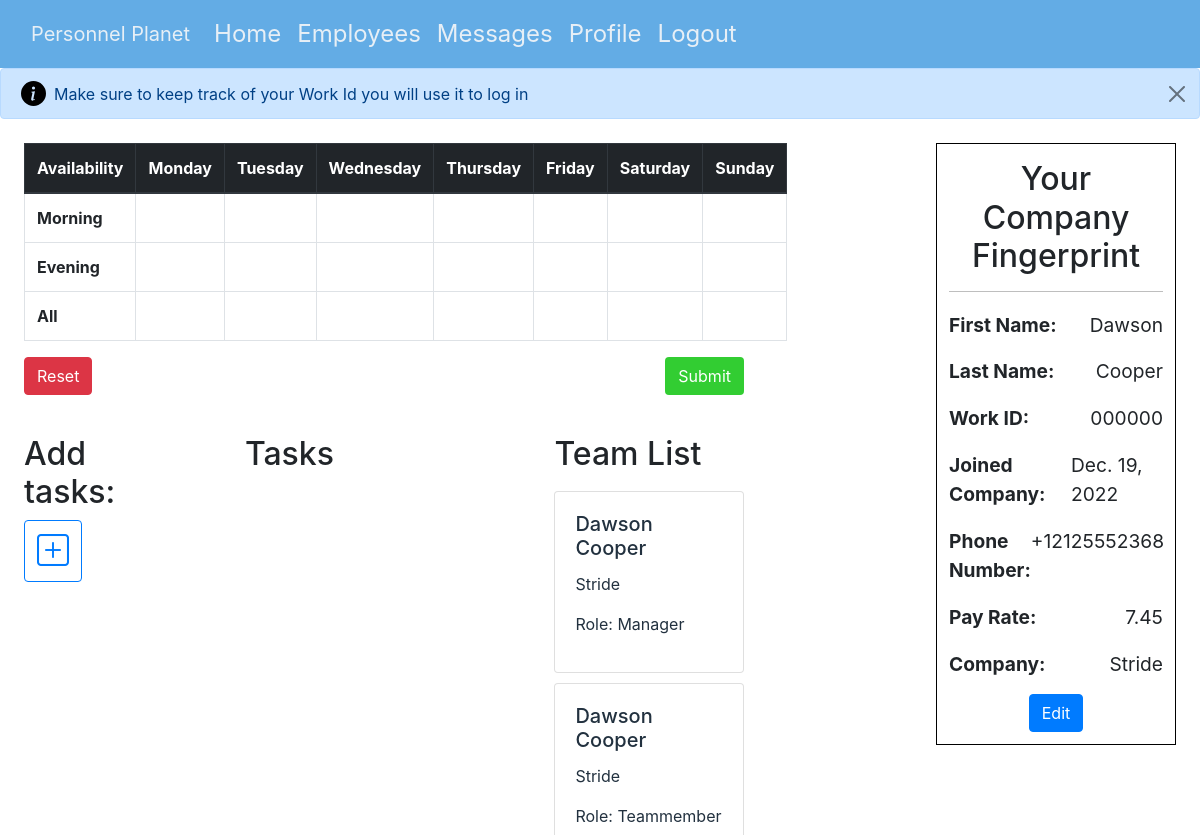
Before: /profile (signed in) with the older database file.
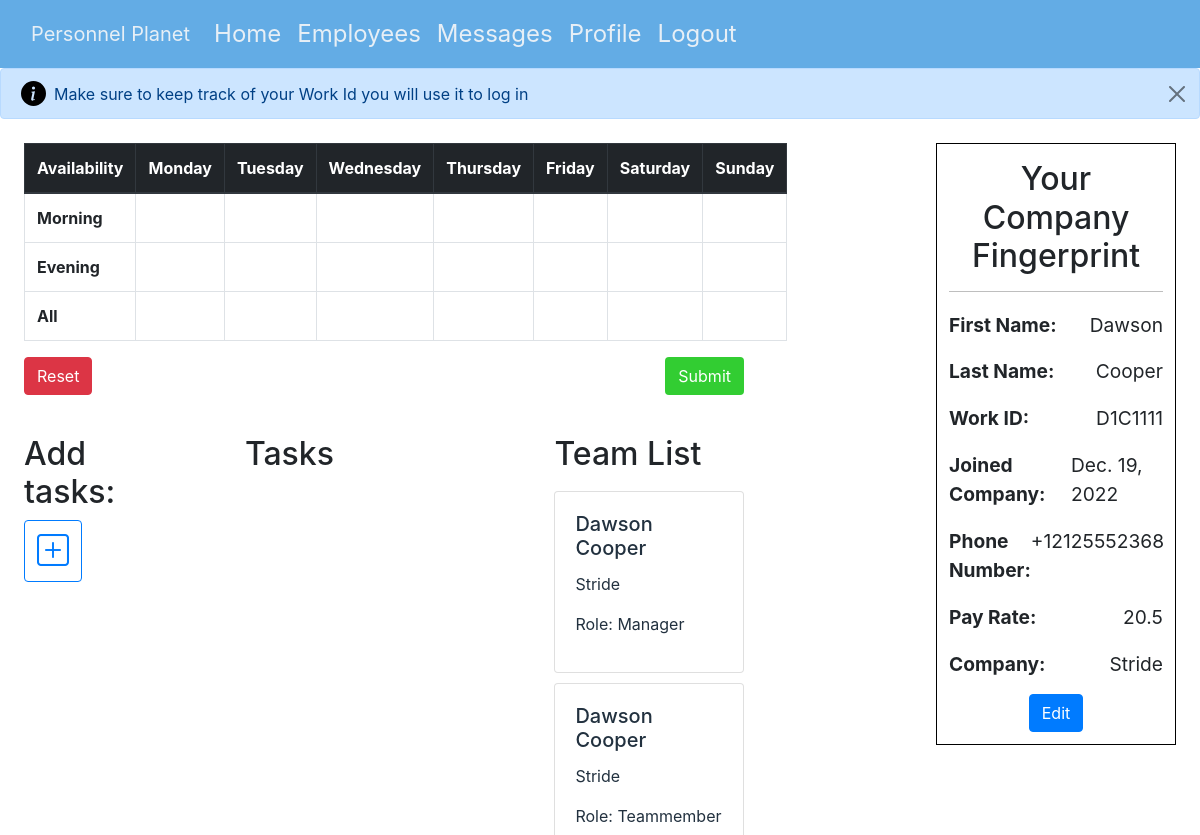
After: the same page with the newer database file.
### personnelPlanet/models.py (models this page shows, shortened)
class User(AbstractUser):
    workId = models.CharField(max_length=10, default='000000')
    phoneNumber = PhoneNumberField(default='(555) 555 5555')
    payRate = models.FloatField(default=7.45)
    isEmployer = models.BooleanField(default=False)
    hoursWorked = models.FloatField(default=0)
    company = models.CharField(max_length=25, null=True)
    totalHours = models.IntegerField(null=True, default=0)

### personnelPlanet/views.py (the view, shortened to what this page needs)
# urls.py: path('profile', views.profile, name='profile'),
@login_required(login_url='/login')
def profile(request):
    context = {}
    empList = User.objects.filter(
        company=request.user.company).all().values("id", "first_name", "last_name", 'workId', 'isEmployer')
    print(empList)
    if empList:
        context['employees'] = empList
    context['form'] = RegisterForm
    return render(request, 'profile.html', {
        'context': context})

### personnelPlanet/templates/profile.html (shortened to what the changed rows need)
{% extends 'layout.html' %} {% block body %}
<div id='profile-body'>
<div id="availability">
  <table id="avail-table" class="table table-bordered">
    <thead class="thead-dark">
      <tr>
        <th scope="col">Availability</th>
        <th scope="col">Monday</th>
        <th scope="col">Tuesday</th>
        <th scope="col">Wednesday</th>
        <th scope="col">Thursday</th>
        <th scope="col">Friday</th>
        <th scope="col">Saturday</th>
        <th scope="col">Sunday</th>
      </tr>
    </thead>
    <tbody>
      <tr>
        <th scope="row">Morning</th>
      </tr>
      <tr>
        <th scope="row">Evening</th>
      </tr>
      <tr>
        <th scope="row">All</th>
      </tr>
    </tbody>
  </table>
  <div id='profile-user-info'>
    <h2 style='text-align: center; padding-top: 2%;'>Your Company Fingerprint</h2>
    <hr style='background-color: black;'>
    <p class='user-info-items'><strong>First Name:</strong> {{ user.first_name }}</p>
    <p class='user-info-items'><strong>Last Name:</strong> {{ user.last_name }}</p>
    <p class='user-info-items'><strong>Work ID:</strong> {{ user.workId }}</p>
    <p class='user-info-items'><strong>Joined Company:</strong> {{ user.date_joined.date }}</p>
    <p class='user-info-items'><strong>Phone Number:</strong> {{ user.phoneNumber }}</p>
    <p class='user-info-items'><strong>Pay Rate:</strong> {{ user.payRate }}</p>
    <p class='user-info-items'><strong>Company:</strong> {{ user.company }}</p>
    <div id='edit-fingerprint-wrapper'>
      <button type="button" id='edit-fingerprint' class="btn btn-primary" data-bs-toggle="modal" data-bs-target="#editFPmodal">Edit</button>
    </div>
  </div>
  <div id='task-container'>
    {% if user.isEmployer %}
    <div id='add-task-wrapper'>
      <h2>Add tasks:</h2>
    </div>
    {% endif %}
    <div id='existing-tasks'>
      <h2>Tasks</h2>
    </div>
    <div id='employees'>
      <h2>Team List</h2>
      {% for emp in context.employees %}
      {% if user.isEmployer %}
      <a id="{{ emp.id }}" class='emp-links' href='' data-toggle="modal" data-target="#emp-changes-modal">
      {% endif%}
      <section>
      <div class="card">
        <div class="card-body">
          <h5 class="card-title">{{ emp.first_name }} {{ emp.last_name }}</h5>
          <p class="card-text">{{ user.company }}</p>
          <p>{% if emp.isEmployer %}
            Role: Manager
            {% else %}
            Role: Teammember
            {% endif %}
          </p>
        </div>
      </div>
    </section>
    {% if user.isEmployer %}
  </a>
    {% endif%}
      {% endfor %}
    </div>
  </div>
</div>
</div>
{% endblock %}

Changed rows visible on the page:
changed User "Stride": workId "000000" → "D1C1111"; payRate "7.45" → "20.5"
